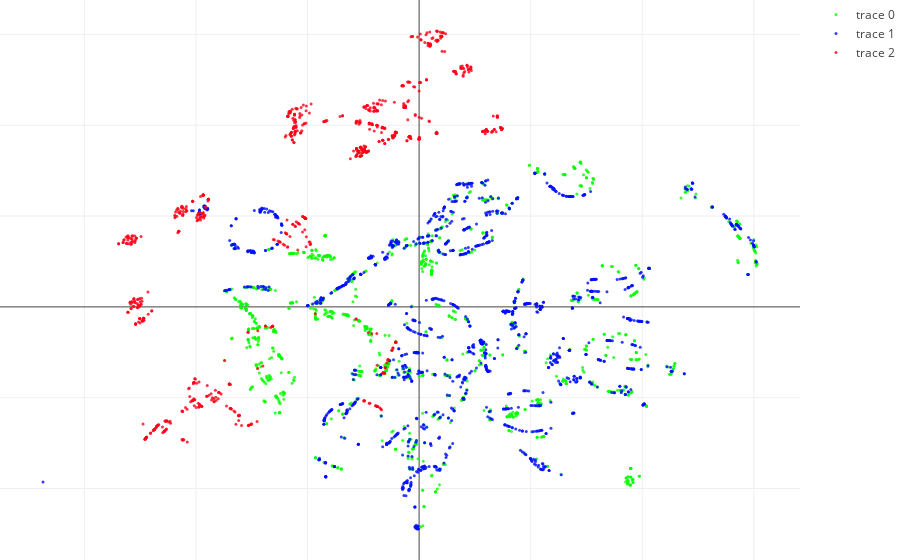

The cell this chart's notebook holds for it:
### Code cell
draw2dFrame(a, X_embedded, 'saiu')

### Figure 1 — Plotly figure (JSON) as saved in the notebook; plotly's stock layout.template omitted (floating-point values rounded to 4 significant figures; data arrays with more than 128 entries replaced by an {"elided": "..."} marker saying what was removed)
{"data": [{"marker": {"color": "rgb(7,255,0)", "opacity": 0.8, "size": 3}, "mode": "markers", "type": "scatter", "uid": "e002347e-6ddf-4e2a-9435-ec558681fe83", "x": {"elided": "1308 float values"}, "y": {"elided": "1308 float values"}}, {"marker": {"color": "rgb(0,15,255)", "opacity": 0.8, "size": 3}, "mode": "markers", "type": "scatter", "uid": "79a01734-d915-4aee-a3b3-95021c0e9d99", "x": {"elided": "1529 float values"}, "y": {"elided": "1529 float values"}}, {"marker": {"color": "rgb(255,0,23)", "opacity": 0.8, "size": 3}, "mode": "markers", "type": "scatter", "uid": "c6330e0c-9540-40e9-a1a9-04dda4ce4ff9", "x": {"elided": "803 float values"}, "y": {"elided": "803 float values"}}], "layout": {"margin": {"b": 0, "l": 0, "r": 0, "t": 0}}}
